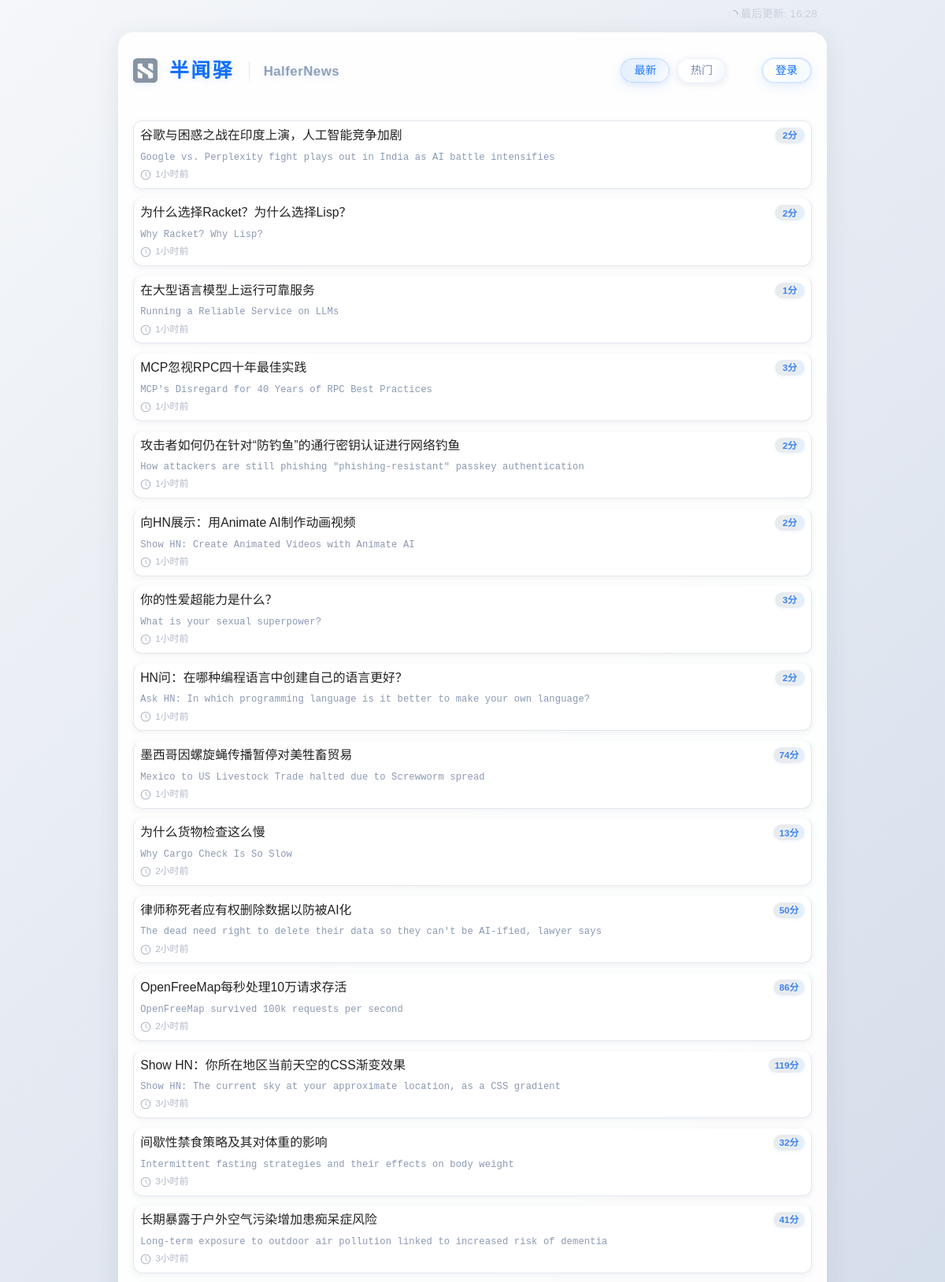
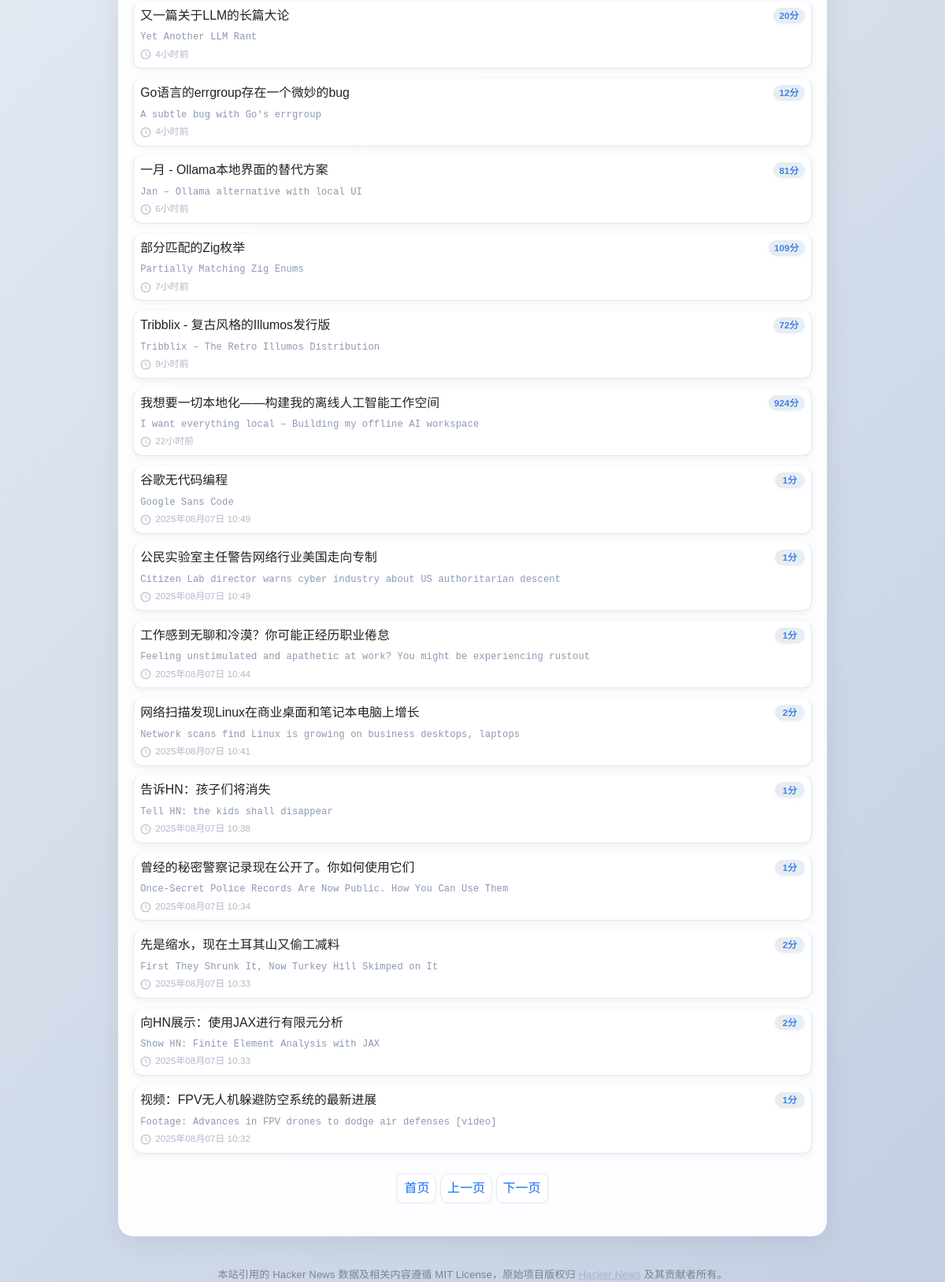
The app's page /news?page=2&sort=time, older data (2 pictures, top to bottom).
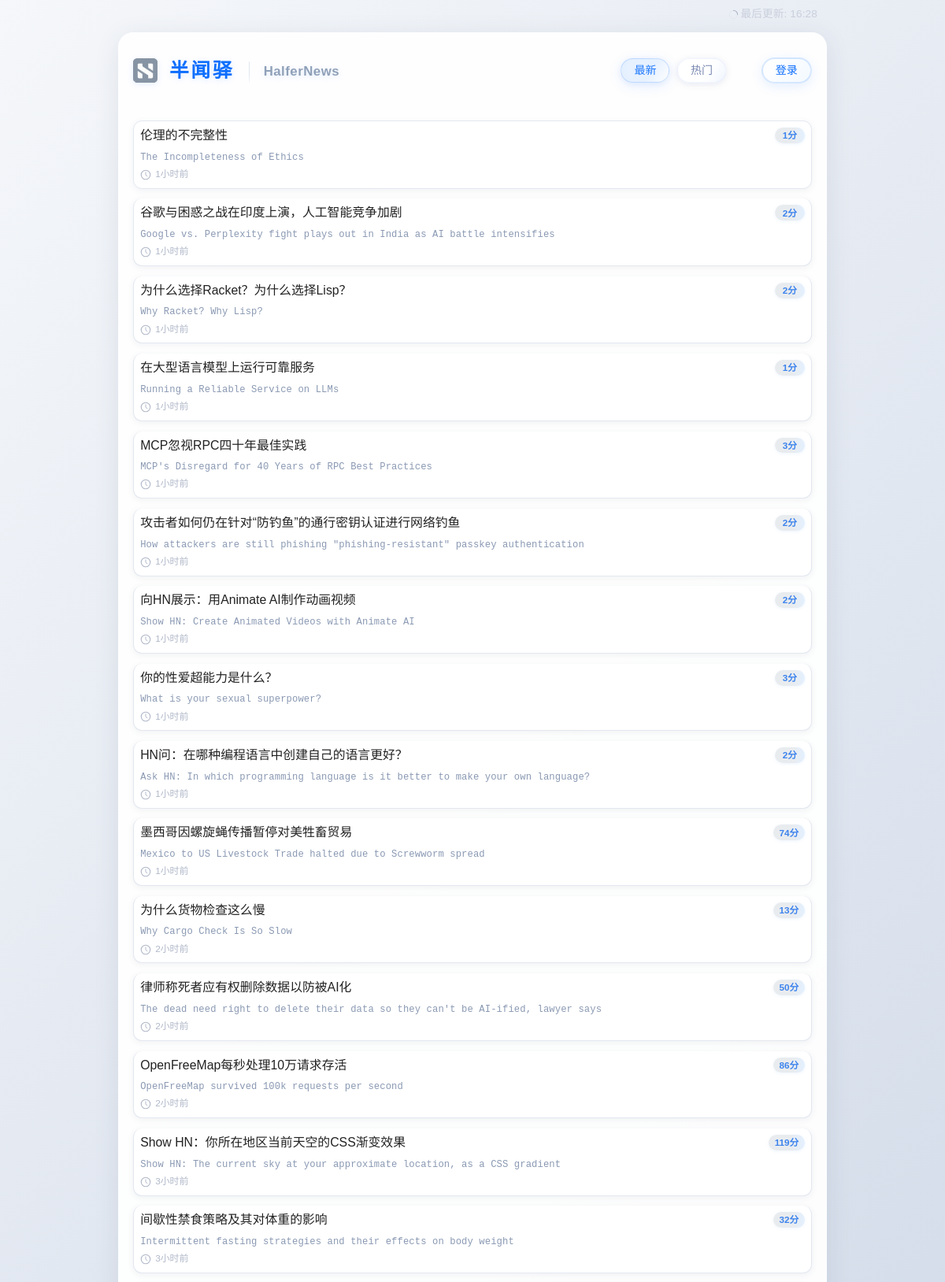
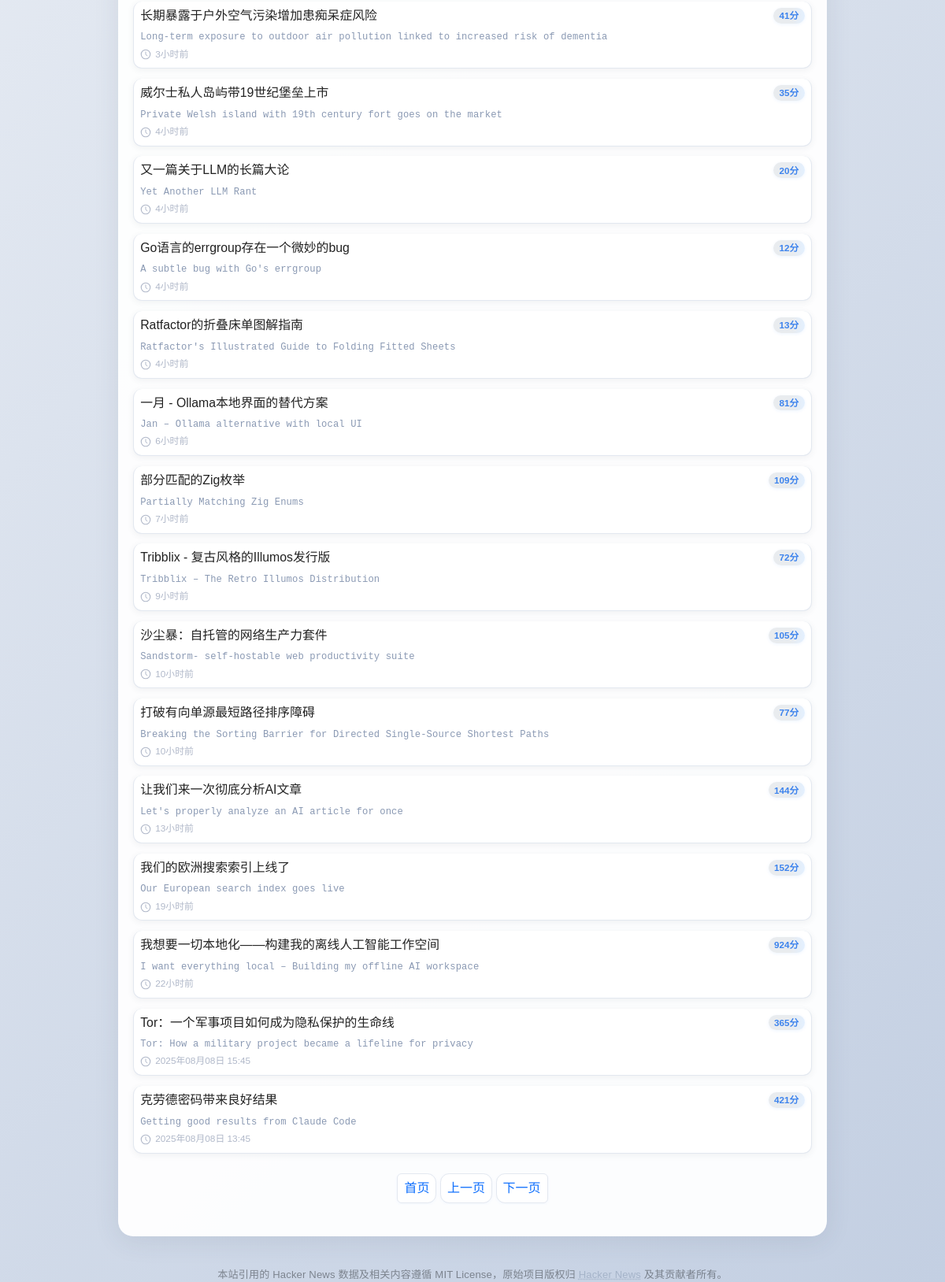
The same page, newer data (2 pictures, top to bottom).
### models.py (models this page shows, shortened)
class NewsItem(db.Model):
    id = db.Column(db.Integer, primary_key=True)  # Hacker News ID
    original_title = db.Column(db.String(500))
    translated_title = db.Column(db.String(500))
    original_url = db.Column(db.String(500))
    score = db.Column(db.Integer)  # 新闻评分
    time = db.Column(db.Integer)   # 发布时间戳
    translation_status = db.Column(db.Integer, default=0)
    favorites = db.relationship('Favorite', backref='news_item', lazy=True, cascade='all, delete-orphan')

### app.py (the view, shortened to what this page needs)
@app.route('/news')
def news():
    sort = request.args.get('sort', 'time')
    page = int(request.args.get('page', 1))
    per_page = 30
    if sort == 'favorites':
        if not current_user.is_authenticated:
            return redirect(url_for('login'))
        favorites = Favorite.query.filter_by(user_id=current_user.id).order_by(Favorite.created_at.desc()).all()
        news_items = []
        for fav in favorites:
            news_item = NewsItem.query.get(fav.news_id)
            if news_item:
                news_items.append(news_item)
        total_items = len(news_items)
        total_pages = (total_items + per_page - 1) // per_page
        start_idx = (page - 1) * per_page
        end_idx = start_idx + per_page
        news_items = news_items[start_idx:end_idx]
        pagination = type('obj', (object,), {
            'pages': total_pages,
            'has_prev': page > 1,
            'has_next': page < total_pages,
            'prev_num': page - 1 if page > 1 else 1,
            'next_num': page + 1 if page < total_pages else total_pages
        })()
    else:
        query = NewsItem.query
        if sort == 'score':
            query = query.order_by(NewsItem.score.desc())
        else:
            query = query.order_by(NewsItem.time.desc())
        total_items = query.count()
        total_pages = (total_items + per_page - 1) // per_page
        news_items = query.offset((page - 1) * per_page).limit(per_page).all()
        favorited_ids = set()
        pagination = type('obj', (object,), {
            'pages': total_pages,
            'has_prev': page > 1,
            'has_next': page < total_pages,
            'prev_num': page - 1 if page > 1 else 1,
            'next_num': page + 1 if page < total_pages else total_pages
        })()
    if sort == 'favorites':
        favorited_ids = {n.id for n in news_items}
    elif not current_user.is_authenticated:
        favorited_ids = set()
    return render_template('news.html', news_items=news_items, pagination=pagination, page=page, sort=sort, favorited_ids=favorited_ids)

### app.py (called while the page is built)
def datetimeformat_filter(ts):
    try:
        now = datetime.now()
        dt = datetime.fromtimestamp(int(ts))
        diff = (now - dt).total_seconds()
        if diff < 60:
            return f"{int(diff)}秒前"
        elif diff < 3600:
            return f"{int(diff//60)}分钟前"
        elif diff < 86400:
            return f"{int(diff//3600)}小时前"
        else:
            return dt.strftime('%Y年%m月%d日 %H:%M')
    except Exception:
        return ''

### templates/news.html (shortened to what the changed rows need)
<!DOCTYPE html>
<html lang="zh-CN">
<head>
    <link href="https://cdn.jsdelivr.net/npm/bootstrap@5.3.0/dist/css/bootstrap.min.css" rel="stylesheet">
</head>
<body style="min-height:100vh;display:flex;flex-direction:column;">
    <div class="container py-4" style="flex:1 0 auto;">
        <header class="mb-1 position-relative elegant-header" style="margin-top:0.55rem;">
            <div class="d-flex justify-content-between align-items-center flex-wrap gap-2 mb-0" style="margin-bottom:0.3rem;">
                <h1 class="fw-bold m-0 elegant-title text-start" style="font-size:1.55rem;display:flex;align-items:center;gap:0.5em;">
                    <img src="/static/logo.jpg" alt="logo" style="width:1.25em;height:1.25em;object-fit:contain;vertical-align:middle;margin-right:0.1em;border-radius:0.22em;box-shadow:0 2px 8px rgba(13,110,253,0.10);background:#8a99b3;">
                    <span><span style="font-family:'AlibabaPuHuiTi-Bold',sans-serif;">半闻驿</span> <span style="font-family:'AlibabaPuHuiTi-Light',sans-serif;font-size:1.05rem;color:#8fa0b8;letter-spacing:0.5px;vertical-align:middle;margin-left:0.3em;">HalferNews</span></span>
                </h1>
            </div>
        </header>
        <div id="dynamic-news" style="margin-top:0.3em;">
          {% if sort != 'favorites' %}
            <div class="list-group">
              {% for item in news_items %}
                <div class="list-group-item news-item py-2 px-2">
                  <div class="d-flex w-100 justify-content-between align-items-start mb-1">
                    <a href="{{ item.original_url }}" target="_blank" style="text-decoration: none; color: inherit; flex: 1;">
                      <h5 class="mb-1" style="font-size:0.99rem;font-family:'AlibabaPuHuiTi-Regular',sans-serif;line-height:1.3;color:#222;">{{ item.translated_title or item.original_title }}</h5>
                    </a>
                    <span class="badge score-badge">{{ item.score }}分</span>
                  </div>
                  <div class="d-flex justify-content-between align-items-start mt-1">
                    <div class="flex-grow-1">
                      <p class="original-title mb-0">{{ item.original_title }}</p>
                      <p class="mb-0 mt-1 d-flex align-items-center" style="font-size:0.74rem;color:#b0b8c9;gap:0.25em;">
                        <span style="display:inline-flex;align-items:center;vertical-align:-2px;">
                          <svg width="14" height="14" viewBox="0 0 20 20" fill="none" xmlns="http://www.w3.org/2000/svg" style="margin-right:2px;"><circle cx="10" cy="10" r="8.2" stroke="#b0b8c9" stroke-width="1.6" fill="none"/><path d="M10 5.5V10l2.7 2.7" stroke="#b0b8c9" stroke-width="1.4" stroke-linecap="round"/></svg>
                        </span>
                        {{ item.time | datetimeformat }}
                      </p>
                    </div>
                  </div>
                </div>
              {% endfor %}
            </div>
          {% endif %}
        </div>
    </div>
</body>
</html>

Row changes from the older to the newer data that the page shows:
no longer on this page (row unchanged): NewsItem: translated_title "谷歌无代码编程", score "1", original_title "Google Sans Code", time "2025年08月07日 10:49"
no longer on this page (row unchanged): NewsItem: translated_title "公民实验室主任警告网络行业美国走向专制", score "1", original_title "Citizen Lab director warns cyber industry about US authoritarian descent", time "2025年08月07日 10:49"
no longer on this page (row unchanged): NewsItem: translated_title "工作感到无聊和冷漠？你可能正经历职业倦怠", score "1", original_title "Feeling unstimulated and apathetic at work? You might be experiencing rustout", time "2025年08月07日 10:44"
no longer on this page (row unchanged): NewsItem: translated_title "网络扫描发现Linux在商业桌面和笔记本电脑上增长", score "2", original_title "Network scans find Linux is growing on business desktops, laptops", time "2025年08月07日 10:41"
no longer on this page (row unchanged): NewsItem: translated_title "告诉HN：孩子们将消失", score "1", original_title "Tell HN: the kids shall disappear", time "2025年08月07日 10:38"
no longer on this page (row unchanged): NewsItem: translated_title "曾经的秘密警察记录现在公开了。你如何使用它们", score "1", original_title "Once-Secret Police Records Are Now Public. How You Can Use Them", time "2025年08月07日 10:34"
no longer on this page (row unchanged): NewsItem: translated_title "先是缩水，现在土耳其山又偷工减料", score "2", original_title "First They Shrunk It, Now Turkey Hill Skimped on It", time "2025年08月07日 10:33"
no longer on this page (row unchanged): NewsItem: translated_title "向HN展示：使用JAX进行有限元分析", score "2", original_title "Show HN: Finite Element Analysis with JAX", time "2025年08月07日 10:33"
no longer on this page (row unchanged): NewsItem: translated_title "视频：FPV无人机躲避防空系统的最新进展", score "1", original_title "Footage: Advances in FPV drones to dodge air defenses [video]", time "2025年08月07日 10:32"
now on this page (row unchanged): NewsItem: translated_title "伦理的不完整性", score "1", original_title "The Incompleteness of Ethics", time "1小时前"
added NewsItem: translated_title "威尔士私人岛屿带19世纪堡垒上市", score "35", original_title "Private Welsh island with 19th century fort goes on the market", time "4小时前"
added NewsItem: translated_title "Ratfactor的折叠床单图解指南", score "13", original_title "Ratfactor's Illustrated Guide to Folding Fitted Sheets", time "4小时前"
added NewsItem: translated_title "沙尘暴：自托管的网络生产力套件", score "105", original_title "Sandstorm- self-hostable web productivity suite", time "10小时前"
added NewsItem: translated_title "打破有向单源最短路径排序障碍", score "77", original_title "Breaking the Sorting Barrier for Directed Single-Source Shortest Paths", time "10小时前"
added NewsItem: translated_title "让我们来一次彻底分析AI文章", score "144", original_title "Let's properly analyze an AI article for once", time "13小时前"
added NewsItem: translated_title "我们的欧洲搜索索引上线了", score "152", original_title "Our European search index goes live", time "19小时前"
added NewsItem: translated_title "Tor：一个军事项目如何成为隐私保护的生命线", score "365", original_title "Tor: How a military project became a lifeline for privacy", time "2025年08月08日 15:45"
added NewsItem: translated_title "克劳德密码带来良好结果", score "421", original_title "Getting good results from Claude Code", time "2025年08月08日 13:45"
